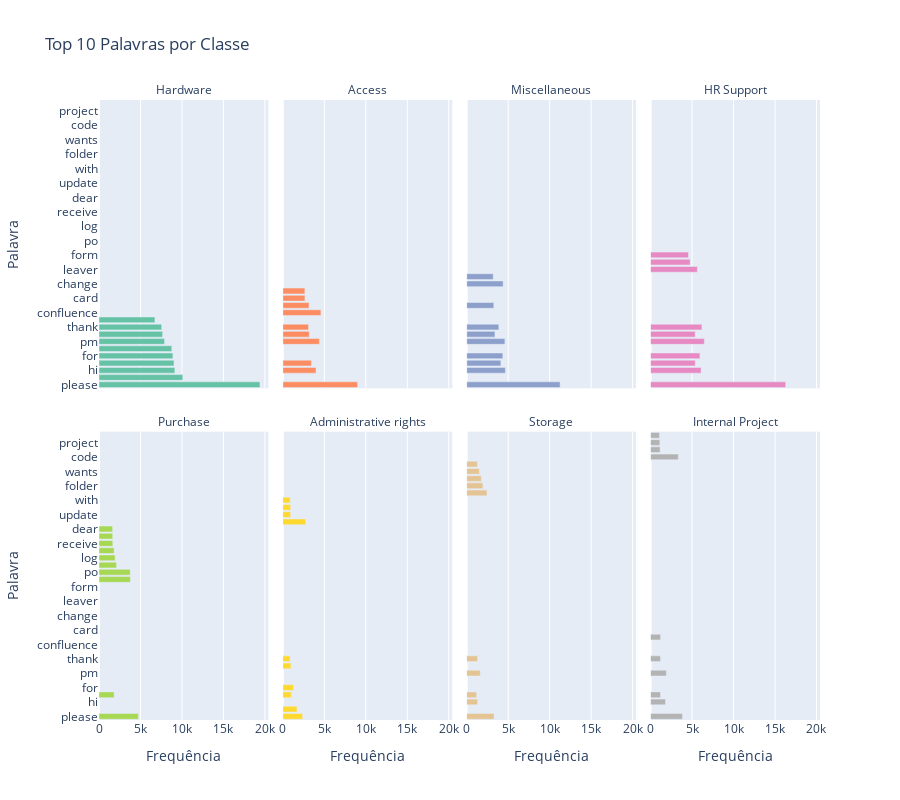

Notebook source saved alongside this figure:
### Code cell
fig = px.bar(
    df_top_words,
    x="Frequência",
    y="Palavra",
    color="Classe",
    facet_col="Classe",
    facet_col_wrap=4,
    orientation="h",
    title="Top 10 Palavras por Classe",
    color_discrete_sequence=px.colors.qualitative.Set2,
    height=800
)
fig.update_layout(showlegend=False)
fig.for_each_annotation(lambda a: a.update(text=a.text.split("=")[-1]))
fig.show()

### Figure 1 — Plotly figure (JSON) as saved in the notebook; plotly's stock layout.template omitted (floating-point values rounded to 4 significant figures)
{"data": [{"hovertemplate": "Classe=Hardware<br>Frequência=%{x}<br>Palavra=%{y}<extra></extra>", "legendgroup": "Hardware", "marker": {"color": "rgb(102,194,165)", "pattern": {"shape": ""}}, "name": "Hardware", "orientation": "h", "showlegend": true, "textposition": "auto", "type": "bar", "x": [19401, 10095, 9143, 9038, 8909, 8778, 7903, 7666, 7551, 6741], "xaxis": "x5", "y": ["please", "you", "hi", "regards", "for", "re", "pm", "hello", "thank", "sent"], "yaxis": "y5"}, {"hovertemplate": "Classe=Access<br>Frequência=%{x}<br>Palavra=%{y}<extra></extra>", "legendgroup": "Access", "marker": {"color": "rgb(252,141,98)", "pattern": {"shape": ""}}, "name": "Access", "orientation": "h", "showlegend": true, "textposition": "auto", "type": "bar", "x": [9006, 4587, 4401, 4001, 3440, 3182, 3150, 3097, 2656, 2654], "xaxis": "x6", "y": ["please", "confluence", "pm", "hi", "regards", "hello", "thanks", "thank", "card", "user"], "yaxis": "y6"}, {"hovertemplate": "Classe=Miscellaneous<br>Frequência=%{x}<br>Palavra=%{y}<extra></extra>", "legendgroup": "Miscellaneous", "marker": {"color": "rgb(141,160,203)", "pattern": {"shape": ""}}, "name": "Miscellaneous", "orientation": "h", "showlegend": true, "textposition": "auto", "type": "bar", "x": [11258, 4660, 4605, 4390, 4354, 4116, 3866, 3405, 3264, 3197], "xaxis": "x7", "y": ["please", "hi", "pm", "change", "for", "regards", "thank", "hello", "thanks", "add"], "yaxis": "y7"}, {"hovertemplate": "Classe=HR Support<br>Frequência=%{x}<br>Palavra=%{y}<extra></extra>", "legendgroup": "HR Support", "marker": {"color": "rgb(231,138,195)", "pattern": {"shape": ""}}, "name": "HR Support", "orientation": "h", "showlegend": true, "textposition": "auto", "type": "bar", "x": [16289, 6477, 6192, 6092, 5950, 5646, 5386, 5383, 4778, 4570], "xaxis": "x8", "y": ["please", "pm", "thank", "hi", "for", "leaver", "regards", "hello", "error", "form"], "yaxis": "y8"}, {"hovertemplate": "Classe=Purchase<br>Frequência=%{x}<br>Palavra=%{y}<extra></extra>", "legendgroup": "Purchase", "marker": {"color": "rgb(166,216,84)", "pattern": {"shape": ""}}, "name": "Purchase", "orientation": "h", "showlegend": true, "textposition": "auto", "type": "bar", "x": [4744, 3792, 3764, 2112, 1943, 1824, 1823, 1660, 1654, 1640], "xaxis": "x", "y": ["please", "purchase", "po", "administrator", "log", "regards", "order", "receive", "kind", "dear"], "yaxis": "y"}, {"hovertemplate": "Classe=Administrative rights<br>Frequência=%{x}<br>Palavra=%{y}<extra></extra>", "legendgroup": "Administrative rights", "marker": {"color": "rgb(255,217,47)", "pattern": {"shape": ""}}, "name": "Administrative rights", "orientation": "h", "showlegend": true, "textposition": "auto", "type": "bar", "x": [2745, 2383, 1699, 1283, 1017, 972, 935, 933, 890, 869], "xaxis": "x2", "y": ["upgrade", "please", "you", "for", "regards", "hello", "update", "issues", "with", "thank"], "yaxis": "y2"}, {"hovertemplate": "Classe=Storage<br>Frequência=%{x}<br>Palavra=%{y}<extra></extra>", "legendgroup": "Storage", "marker": {"color": "rgb(229,196,148)", "pattern": {"shape": ""}}, "name": "Storage", "orientation": "h", "showlegend": true, "textposition": "auto", "type": "bar", "x": [3294, 2445, 1953, 1758, 1636, 1531, 1319, 1315, 1281, 1195], "xaxis": "x3", "y": ["please", "mailbox", "folder", "access", "pm", "wants", "thank", "hi", "to", "regards"], "yaxis": "y3"}, {"hovertemplate": "Classe=Internal Project<br>Frequência=%{x}<br>Palavra=%{y}<extra></extra>", "legendgroup": "Internal Project", "marker": {"color": "rgb(179,179,179)", "pattern": {"shape": ""}}, "name": "Internal Project", "orientation": "h", "showlegend": true, "textposition": "auto", "type": "bar", "x": [3837, 3346, 1903, 1804, 1205, 1196, 1194, 1147, 1115, 1066], "xaxis": "x4", "y": ["please", "code", "pm", "hi", "thanks", "regards", "thank", "setup", "project", "codes"], "yaxis": "y4"}], "layout": {"annotations": [{"font": {}, "showarrow": false, "text": "Purchase", "x": 0.1175, "xanchor": "center", "xref": "paper", "y": 0.465, "yanchor": "bottom", "yref": "paper"}, {"font": {}, "showarrow": false, "text": "Administrative rights", "x": 0.3725, "xanchor": "center", "xref": "paper", "y": 0.465, "yanchor": "bottom", "yref": "paper"}, {"font": {}, "showarrow": false, "text": "Storage", "x": 0.6275, "xanchor": "center", "xref": "paper", "y": 0.465, "yanchor": "bottom", "yref": "paper"}, {"font": {}, "showarrow": false, "text": "Internal Project", "x": 0.8825, "xanchor": "center", "xref": "paper", "y": 0.465, "yanchor": "bottom", "yref": "paper"}, {"font": {}, "showarrow": false, "text": "Hardware", "x": 0.1175, "xanchor": "center", "xref": "paper", "y": 1.0, "yanchor": "bottom", "yref": "paper"}, {"font": {}, "showarrow": false, "text": "Access", "x": 0.3725, "xanchor": "center", "xref": "paper", "y": 1.0, "yanchor": "bottom", "yref": "paper"}, {"font": {}, "showarrow": false, "text": "Miscellaneous", "x": 0.6275, "xanchor": "center", "xref": "paper", "y": 1.0, "yanchor": "bottom", "yref": "paper"}, {"font": {}, "showarrow": false, "text": "HR Support", "x": 0.8825, "xanchor": "center", "xref": "paper", "y": 1.0, "yanchor": "bottom", "yref": "paper"}], "barmode": "relative", "height": 800, "legend": {"title": {"text": "Classe"}, "tracegroupgap": 0}, "showlegend": false, "title": {"text": "Top 10 Palavras por Classe"}, "xaxis": {"anchor": "y", "domain": [0, 0.235], "title": {"text": "Frequência"}}, "xaxis2": {"anchor": "y2", "domain": [0.255, 0.49], "matches": "x", "title": {"text": "Frequência"}}, "xaxis3": {"anchor": "y3", "domain": [0.51, 0.745], "matches": "x", "title": {"text": "Frequência"}}, "xaxis4": {"anchor": "y4", "domain": [0.765, 1.0], "matches": "x", "title": {"text": "Frequência"}}, "xaxis5": {"anchor": "y5", "domain": [0, 0.235], "matches": "x", "showticklabels": false}, "xaxis6": {"anchor": "y6", "domain": [0.255, 0.49], "matches": "x", "showticklabels": false}, "xaxis7": {"anchor": "y7", "domain": [0.51, 0.745], "matches": "x", "showticklabels": false}, "xaxis8": {"anchor": "y8", "domain": [0.765, 1.0], "matches": "x", "showticklabels": false}, "yaxis": {"anchor": "x", "domain": [0, 0.465], "title": {"text": "Palavra"}}, "yaxis2": {"anchor": "x2", "domain": [0, 0.465], "matches": "y", "showticklabels": false}, "yaxis3": {"anchor": "x3", "domain": [0, 0.465], "matches": "y", "showticklabels": false}, "yaxis4": {"anchor": "x4", "domain": [0, 0.465], "matches": "y", "showticklabels": false}, "yaxis5": {"anchor": "x5", "domain": [0.535, 1.0], "matches": "y", "title": {"text": "Palavra"}}, "yaxis6": {"anchor": "x6", "domain": [0.535, 1.0], "matches": "y", "showticklabels": false}, "yaxis7": {"anchor": "x7", "domain": [0.535, 1.0], "matches": "y", "showticklabels": false}, "yaxis8": {"anchor": "x8", "domain": [0.535, 1.0], "matches": "y", "showticklabels": false}}}
